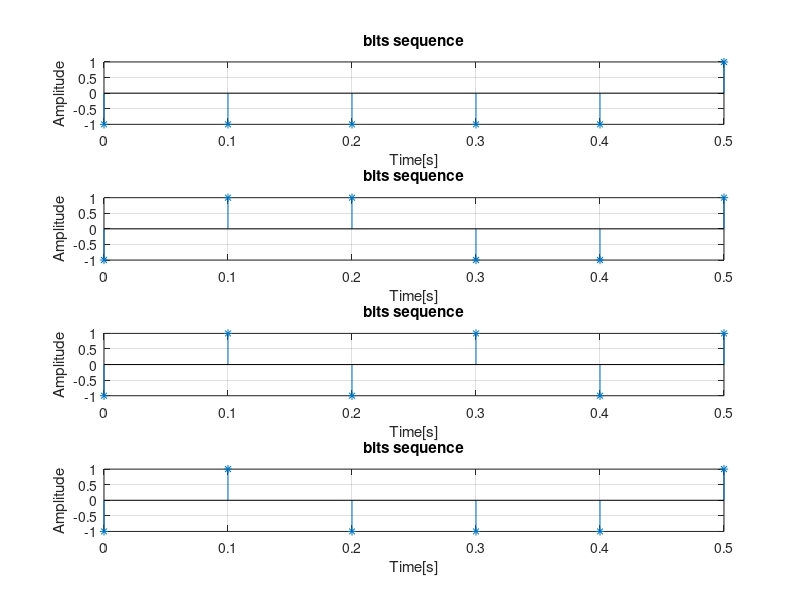
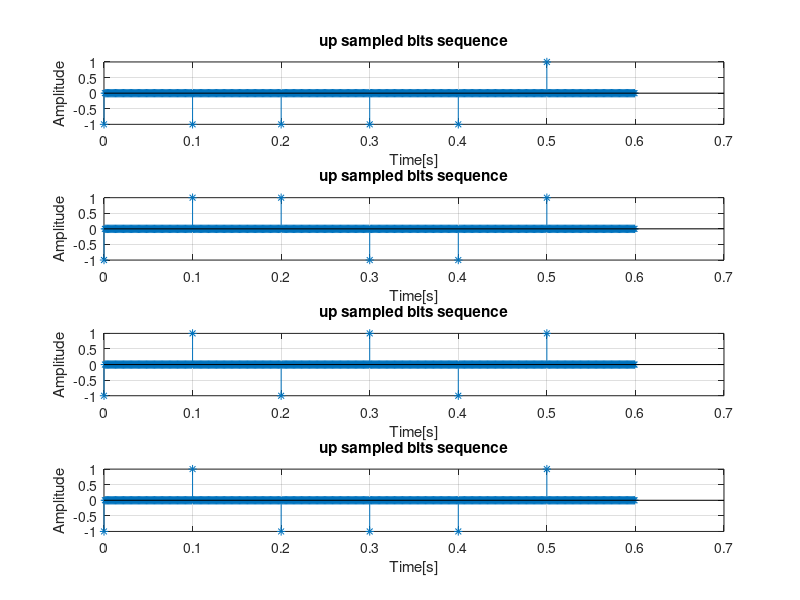
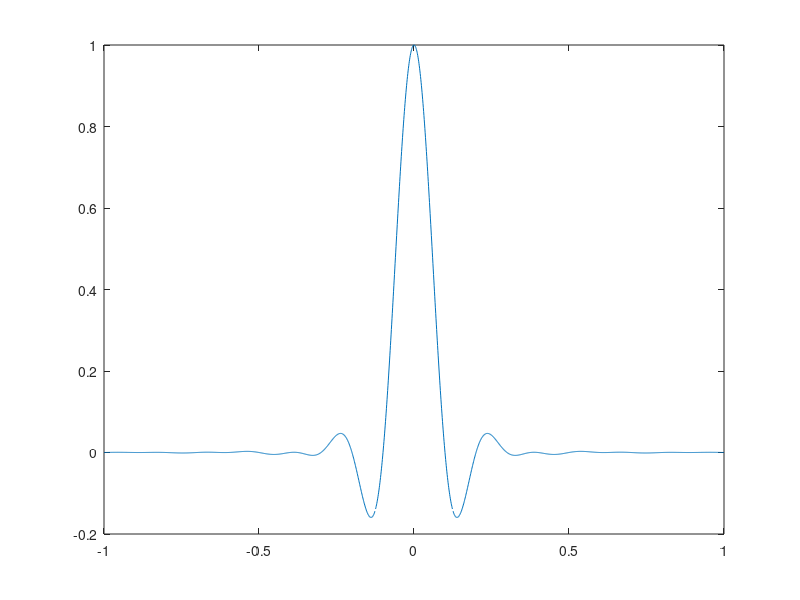
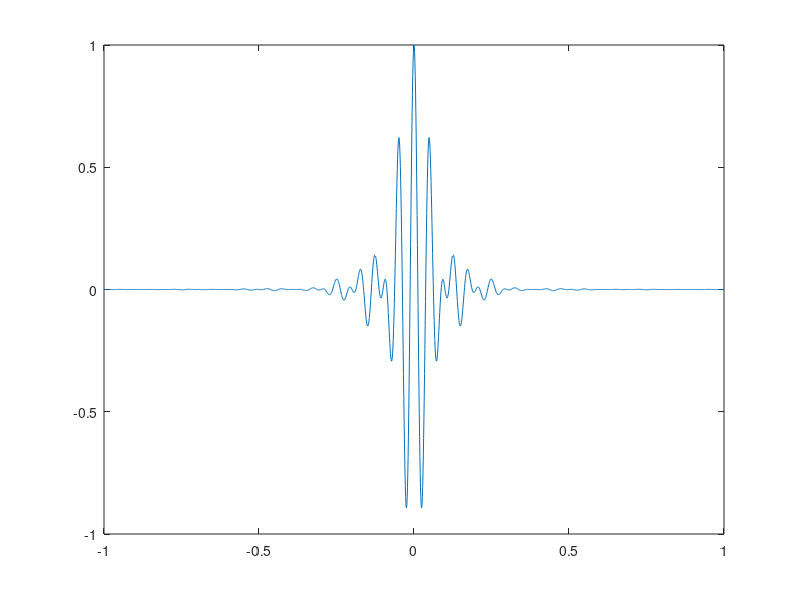

Reproduce these figures in MATLAB, in order. (Note: this script raises an error after producing the figures.)
%generate random sequences ak  ak = round(rand(10,3))*2 - 1%
clear all

nb_elements= 10; %M
nb_sequences= 3 ; %n

function y = a_generator(nb_elements,nb_sequences)
  y= round(rand(nb_elements,nb_sequences))*2 - 1
end


Tb = 0.1; %period of a bit

M =6 ;%length of the message
N = 4; %number of messages
Beta = 100;
Tn = Tb/Beta %period of sampling

ak = a_generator(M,N);
TIME=0:Tb:((M-1)*Tb) %time axis from 0 to (m-1)*tb with tb step
 %draw the N random sequences
for i=1:N 
  subplot(N,1,i)
  stem(TIME,ak(:,i),'*')
  title('bits sequence');  
  xlabel('Time[s]');
  ylabel('Amplitude');
  grid on;              
end


function y = upsample(ak,Beta)
  row = size(ak)(1);
  col = size(ak)(2);
  y = zeros(Beta*row,col);
  y(1,:)=ak(1,:);
  for i=2:row
   y(i+(Beta-1)*(i-1),:)=ak(i,:);
  end
 end

upsampledsignal= upsample(ak,Beta)

figure(2) %draw the N random sequences with zeros in between for the upsampling
for i=1:N 
  subplot(N,1,i);
  t=0:Tn:((M*Beta-1)*Tn);
  stem(t,upsampledsignal(:,i),'*');
  title('up sampled bits sequence');
  xlabel('Time[s]');
  ylabel('Amplitude');
  grid on;              
end
%pause;

filterr= rcosfir(0.4,10,Beta,Tb);
L=10;
filter_range = ((-L*Tb):Tn:(L*Tb));

for i=1:N 
  %subplot(N,1,i);
  figure(2+i)
  carrier(i,:) = cos((4*pi*(i-1)/Tb).*filter_range);
  pn = filterr.*carrier(i,:);
  plot(filter_range,pn);  
end

carrier(2,:) = cos((4*pi*1000/Tb)*filter_range);
%carrier(3,:) = cos((4*pi/Tb)*filter_range);
%figure(4)
%plot(filter_range,filterr.*carrier(3,:),filter_range,filterr);

p2 = filterr.*carrier(3,:);
temp(2,:) = upsampledsignal(:,2);
output(2,:)= conv(p2,temp(2,:));
size = columns(output(2,:)) -1;
t =(0:Tn:Tn*size);
output(2,:);
figure(10);
plot(t,output(2,:));

figure(11)
channel(ak(:,i),Tb,M,0.7);
